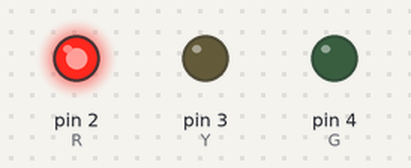
This sketch was run on a simulated Arduino Uno, built with avr-gcc and run on an emulated ATmega328P. Parts: output pins drawn as LEDs (lit = HIGH).

Above: at 0.02 s.
At 0.72 s:
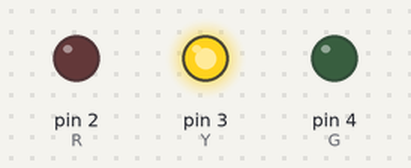
At 1.47 s:
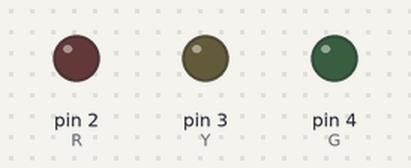
At 2.92 s:
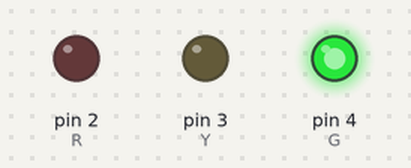
Timing chart, 0 to 3.2 s (numbered marks = the images above):
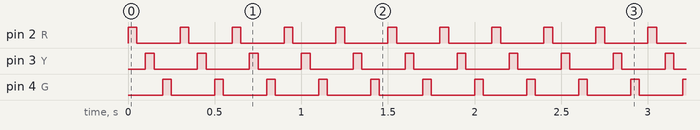

Measured:
- by itself, pin 2 (R), pin 3 (Y), pin 4 (G): alternates HIGH for 0.05 s and LOW for 0.25 s

The sketch:

Fai_Jarajorn.ino
```cpp
int R = 2;
int Y = 3;
int G = 4;

void setup() {
  pinMode(R,OUTPUT);
  pinMode(Y,OUTPUT);
  pinMode(G,OUTPUT);

}

void loop() {
  digitalWrite(R,HIGH);
  delay(50);
  digitalWrite(R,LOW);
  delay(50);
  digitalWrite(Y,HIGH);
  delay(50);
  digitalWrite(Y,LOW);
  delay(50);
  digitalWrite(G,HIGH);
  delay(50);
  digitalWrite(G,LOW);
  delay(50);

}
```
